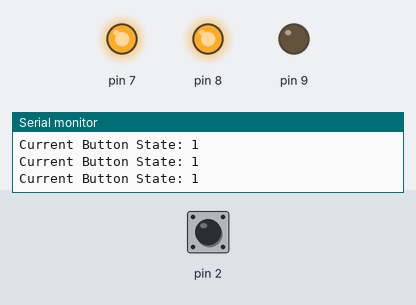
The sketch below on a simulated Arduino Uno, built with avr-gcc and run on an emulated ATmega328P. Shown: output pins drawn as LEDs (lit = HIGH), the last lines printed to the serial monitor. Dashed ring = blinking. The test bench sets the inputs (shaded band); at power-on: pin 2 LOW.

Above: at 1.2 s.
1.3 s: pin 2 pulsed HIGH 5 times (0.12 s each, 0.3 s apart)
At 1.9 s:
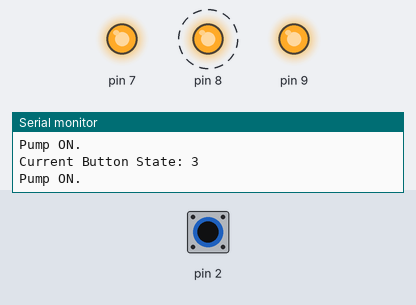
At 4.1 s:
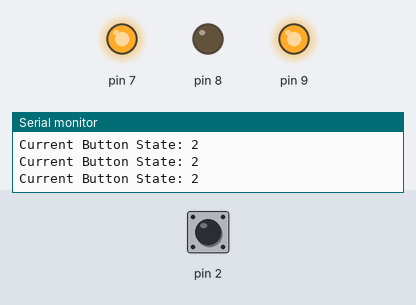
Timing chart, 0 to 5.6 s (numbered marks = the images above; inputs shaded):
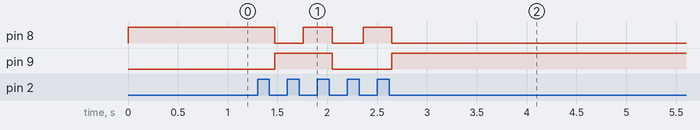

The sketch:

main.ino
```cpp
#include "ButtonManager.h"
#include "LEDManager.h"
#include "PumpManager.h"

unsigned long previousMillis = 0;
unsigned long pumpDuration = 10800000; // 기본 펌프 동작 시간 (3분 = 180000ms)
unsigned long interval = 10800000;   // 기본 간격: 3시간 (밀리초 단위)
unsigned long pumpStartTime = 0;     // 펌프가 켜진 시간을 기록

bool pumpRunning = false;            // 펌프가 켜져 있는지 상태 확인

ButtonManager buttonManager(2);      // 버튼 핀 2번
LEDManager ledManager(8, 9);         // 노란색 LED 8번, 초록색 LED 9번
PumpManager pumpManager(7);          // 릴레이 제어 핀 7번

void setup() {
  buttonManager.init();
  ledManager.init();
  pumpManager.init();

  Serial.begin(9600);
  Serial.println("System Initialized");

  // 이전 시간을 기록
  previousMillis = millis();
  buttonManager.resetState();         // 기본 버튼 상태 설정
  ledManager.updateLedState(buttonManager.getState());  // 기본 LED 상태

  // 최초로 펌프를 4분 동안 동작
  pumpStartTime = millis();           // 펌프 시작 시간 기록
  pumpManager.startPump();            // 펌프 ON
  pumpRunning = true;                 // 펌프 상태를 켜짐으로 설정
}

void loop() {
  buttonManager.update();
  int buttonState = buttonManager.getState();

  // 버튼 상태 출력
  Serial.print("Current Button State: ");
  Serial.println(buttonState);

  ledManager.updateLedState(buttonState); // LED 상태 업데이트

  // 상태에 따른 펌프 동작 간격 설정
  switch (buttonState) {
    case 0:
      interval = 10800000;  // 3시간 간격
      pumpDuration = 180000; // 3분 동안 급수

      break;
    case 1:
      interval = 7200000;   // 2시간 간격
      pumpDuration = 240000; // 4분 동안 급수
      break;
    case 2:
      interval = 14400000;  // 4시간 간격
      pumpDuration = 240000; // 4분 동안 급수
      break;
    case 3:
      pumpManager.startPump();  // 펌프가 계속 동작
      pumpRunning = true;
      return;
  }

  unsigned long currentMillis = millis();

  // 펌프가 켜져 있는 동안 펌프 동작 시간(4분)이 경과했는지 확인
  if (pumpRunning && (currentMillis - pumpStartTime >= pumpDuration)) {
    pumpManager.stopPump();   // 4분 후 펌프 OFF
    pumpRunning = false;      // 펌프 상태를 꺼짐으로 설정
    previousMillis = currentMillis;  // previousMillis를 펌프가 꺼진 시간으로 갱신
    Serial.println("Pump OFF after set duration");
  }

  // 설정된 간격에 따라 펌프를 다시 켤지 확인
  if (!pumpRunning && (currentMillis - previousMillis >= interval)) {
    pumpStartTime = currentMillis;   // 펌프 시작 시간 기록
    pumpManager.startPump();         // 펌프 ON
    pumpRunning = true;              // 펌프 상태를 켜짐으로 설정
    previousMillis = currentMillis;  // 다음 주기 시간 갱신
    Serial.println("Pump ON for next interval");
  }
}
```

buttonManager.cpp
```cpp
#include "ButtonManager.h"
#include <Arduino.h>

ButtonManager::ButtonManager(int pin) {
  buttonPin = pin;
  buttonState = 0;
  lastButtonState = HIGH;
  lastDebounceTime = 0;
  debounceDelay = 50;  // 디바운스 시간 설정
}

void ButtonManager::init() {
  pinMode(buttonPin, INPUT); // 스위치 핀을 INPUT 모드로 설정
}

void ButtonManager::update() {
  int reading = digitalRead(buttonPin);

  // 디바운스 처리
  if (reading != lastButtonState) {
    lastDebounceTime = millis();
  }

  if (reading == LOW && lastButtonState == HIGH) {
    buttonState = (buttonState + 1) % 4;  // 0, 1, 2, 3 상태 순환
  }
  lastButtonState = reading;  // 이전 버튼 상태 업데이트
}

void ButtonManager::resetState() {
  buttonState = 0;  // 기본 상태로 리셋
}

int ButtonManager::getState() {
  return buttonState;
}
```

buttonManager.h
```cpp
#ifndef BUTTON_MANAGER_H
#define BUTTON_MANAGER_H

class ButtonManager {
  private:
    int buttonPin;
    int buttonState;
    int lastButtonState;
    unsigned long lastDebounceTime;
    unsigned long debounceDelay;

  public:
    ButtonManager(int pin);
    void init();
    void update();
    void resetState();
    int getState();
};

#endif
```

ledManager.cpp
```cpp
#include "LEDManager.h"
#include <Arduino.h>

LEDManager::LEDManager(int yellowPin, int greenPin) {
  yellowLedPin = yellowPin;
  greenLedPin = greenPin;
}

void LEDManager::init() {
  pinMode(yellowLedPin, OUTPUT);
  pinMode(greenLedPin, OUTPUT);
}

void LEDManager::updateLedState(int state) {
  switch (state) {
    case 0:
      digitalWrite(yellowLedPin, LOW);
      digitalWrite(greenLedPin, LOW);
      break;
    case 1:
      digitalWrite(yellowLedPin, HIGH);
      digitalWrite(greenLedPin, LOW);
      break;
    case 2:
      digitalWrite(yellowLedPin, LOW);
      digitalWrite(greenLedPin, HIGH);
      break;
    case 3:
      digitalWrite(yellowLedPin, HIGH);
      digitalWrite(greenLedPin, HIGH);
      break;
  }
}
```

ledManager.h
```cpp
#ifndef LED_MANAGER_H
#define LED_MANAGER_H

class LEDManager {
  private:
    int yellowLedPin;
    int greenLedPin;

  public:
    LEDManager(int yellowPin, int greenPin);
    void init();
    void updateLedState(int state);
};

#endif
```

pumpManager.cpp
```cpp
#include "PumpManager.h"
#include <Arduino.h>

PumpManager::PumpManager(int pin) {
  relayPin = pin;
}

void PumpManager::init() {
  pinMode(relayPin, OUTPUT);
  digitalWrite(relayPin, LOW); // 릴레이 OFF로 초기화
}

void PumpManager::startPump() {
  Serial.println("Pump ON.");
  digitalWrite(relayPin, HIGH);  // 펌프 ON
}

void PumpManager::stopPump() {
  Serial.println("Pump OFF.");
  digitalWrite(relayPin, LOW);   // 펌프 OFF
}
```

pumpManager.h
```cpp
#ifndef PUMP_MANAGER_H
#define PUMP_MANAGER_H

class PumpManager {
  private:
    int relayPin;

  public:
    PumpManager(int pin);
    void init();
    void startPump();
    void stopPump();
};

#endif
```

Measured:
- after the input at 1.3 s, pin 8: alternates HIGH for 0.29 s and LOW for 0.30 s, 5 changes in all, then stays LOW, starting after 0.17 s; pin 9: LOW → HIGH after 0.17 s, → LOW 0.58 s later, → HIGH 0.60 s later
